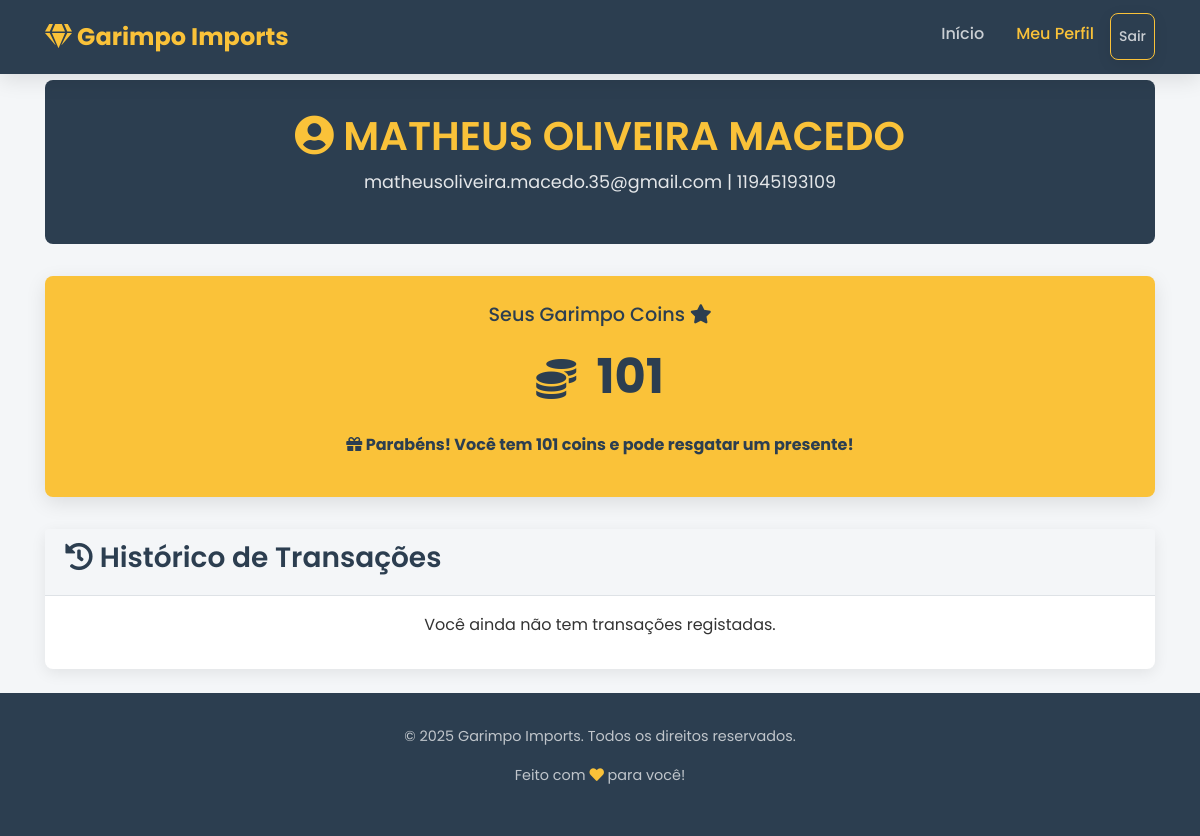
The page /cliente/perfil (signed in) on the database its author committed.
### app.py (models this page shows, shortened)
class Cliente(UserMixin, db.Model):
    id = db.Column(db.Integer, primary_key=True)
    nome = db.Column(db.String(100), nullable=False)
    email = db.Column(db.String(100), unique=True, nullable=False)
    telefone = db.Column(db.String(20), nullable=True)
    data_cadastro = db.Column(db.DateTime, default=datetime.utcnow)
    garimpo_coins = db.Column(db.Integer, default=0, nullable=False)
    password_hash = db.Column(db.String(256))
    transacoes = db.relationship('Transacao', backref='cliente_associado', lazy='dynamic', order_by="desc(Transacao.data_transacao)", cascade="all, delete-orphan")

### app.py (the view)
@cliente_bp.route('/perfil')
@cliente_login_required
def perfil_cliente():
    cliente = db.session.get(Cliente, session.get('cliente_id'))
    if not cliente:
        session.clear()
        return redirect(url_for('auth.login_cliente'))
    page = request.args.get('page', 1, type=int)
    transacoes_paginadas = cliente.transacoes.paginate(page=page, per_page=5)
    return render_template('cliente/perfil_cliente.html', cliente=cliente, transacoes_paginadas=transacoes_paginadas)

### app.py (called while the page is built, shortened)
@app.context_processor
def inject_global_vars():
    return dict(datetime=datetime)

def cliente_login_required(f):
    @wraps(f)
    def decorated_function(*args, **kwargs):
        if 'cliente_id' not in session:
            flash('Por favor, faça login para aceder a esta página.', 'info')
            return redirect(url_for('auth.login_cliente'))
        return f(*args, **kwargs)
    return decorated_function

@app.before_request
def before_first_request_funcs():
    if not getattr(app, 'db_initialized', False):
        with app.app_context():
            print("Executando inicialização do banco de dados pela primeira vez...")
            db_dir = os.path.dirname(db_file_path)
            if not os.path.exists(db_dir):
                try:
                    os.makedirs(db_dir)
                    print(f"Diretório do banco de dados criado em: {db_dir}")
                except OSError as e:
                    print(f"Erro ao criar diretório do banco de dados: {e}")
                    return
        app.db_initialized = True

### templates/cliente/perfil_cliente.html (shortened to what this page needs)
{% extends "base_layout.html" %}
{% block content %}
<div class="perfil-header">
    <h1><i class="fas fa-user-circle"></i> {{ cliente.nome }}</h1>
    <p>{{ cliente.email }}{% if cliente.telefone %} | {{ cliente.telefone }}{% endif %}</p>
</div>
<div class="garimpo-coins-display">
    <span class="coins-label">Seus Garimpo Coins <i class="fas fa-star" style="color: var(--cor-secundaria);"></i></span>
    <span class="coins-value"><i class="fas fa-coins"></i> {{ cliente.garimpo_coins }}</span>
    {% if cliente.garimpo_coins >= 10 %}
        <p class="mt-3 font-weight-bold" style="color: var(--cor-secundaria);"><i class="fas fa-gift"></i> Parabéns! Você tem {{ cliente.garimpo_coins }} coins e pode resgatar um presente!</p>
    {% else %}
        <p class="mt-3" style="color: var(--cor-secundaria);">Acumule 10 Garimpo Coins para ganhar um presente!</p>
    {% endif %}
</div>
<div class="historico-transacoes mt-4">
    <div class="card">
        <div class="card-header">
            <h3><i class="fas fa-history"></i> Histórico de Transações</h3>
        </div>
        <div class="card-body p-0">
            {% if transacoes_paginadas and transacoes_paginadas.items %}
                <ul class="list-group list-group-flush">
                    {% for transacao in transacoes_paginadas.items %}
                    <li class="list-group-item transacao-item">
                        <div class="transacao-info">
                            <div class="data-desc">
                                <span class="data">{{ transacao.data_transacao.strftime('%d/%m/%Y %H:%M') }}</span>
                                <span class="descricao">{{ transacao.descricao if transacao.descricao else 'Compra Registada' }}</span>
                            </div>
                            <div class="valor-pontos">
                                <span class="valor">R$ {{ "%.2f"|format(transacao.valor|float) }}</span>
                                <span class="pontos">+ {{ transacao.pontos_ganhos }} Garimpo Coin(s)</span>
                            </div>
                        </div>
                    </li>
                    {% endfor %}
                </ul>
                {% if transacoes_paginadas.pages > 1 %}
                <nav aria-label="Paginação de Transações" class="p-3">
                    <ul class="pagination justify-content-center mb-0">
                        {% if transacoes_paginadas.has_prev %}
                            <li class="page-item"><a class="page-link" href="{{ url_for('cliente.perfil_cliente', page=transacoes_paginadas.prev_num) }}"><i class="fas fa-chevron-left"></i></a></li>
                        {% else %}
                            <li class="page-item disabled"><span class="page-link"><i class="fas fa-chevron-left"></i></span></li>
                        {% endif %}
                        {% for page_num in transacoes_paginadas.iter_pages(left_edge=1, right_edge=1, left_current=2, right_current=2) %}
                            {% if page_num %}
                                {% if transacoes_paginadas.page == page_num %}
                                    <li class="page-item active"><span class="page-link">{{ page_num }}</span></li>
                                {% else %}
                                    <li class="page-item"><a class="page-link" href="{{ url_for('cliente.perfil_cliente', page=page_num) }}">{{ page_num }}</a></li>
                                {% endif %}
                            {% else %}
                                <li class="page-item disabled"><span class="page-link">...</span></li>
                            {% endif %}
                        {% endfor %}
                        {% if transacoes_paginadas.has_next %}
                            <li class="page-item"><a class="page-link" href="{{ url_for('cliente.perfil_cliente', page=transacoes_paginadas.next_num) }}"><i class="fas fa-chevron-right"></i></a></li>
                        {% else %}
                            <li class="page-item disabled"><span class="page-link"><i class="fas fa-chevron-right"></i></span></li>
                        {% endif %}
                    </ul>
                </nav>
                {% endif %}
            {% else %}
                <p class="text-center p-3">Você ainda não tem transações registadas.</p>
            {% endif %}
        </div>
    </div>
</div>
{% endblock %}

### static/css/style.css (style rules this page uses)
:root { --cor-principal: #fac239; --cor-principal-hover: #e7b02f; --cor-secundaria: #2c3e50; --cor-texto: #333; --cor-texto-claro: #f8f9fa; --cor-fundo: #f4f6f8; --cor-fundo-alt: #ffffff; --cor-borda: #dee2e6; --sombra-suave: 0 4px 15px rgba(0, 0, 0, 0.08); --sombra-media: 0 6px 20px rgba(0, 0, 0, 0.1); --border-radius-padrao: 0.5rem; --navbar-altura: 56px; }
body { font-family: 'Poppins', sans-serif; background-color: var(--cor-fundo); color: var(--cor-texto); line-height: 1.6; font-size: 16px; margin: 0; padding: 0; display: flex; flex-direction: column; min-height: 100vh; }
h1, h2, h3, h4, h5, h6 { font-weight: 600; color: var(--cor-secundaria); margin-top: 0; }
.card { border: none; border-radius: var(--border-radius-padrao); box-shadow: var(--sombra-suave); margin-bottom: 1.5rem; background-color: var(--cor-fundo-alt); }
.card-header { background-color: var(--cor-secundaria); color: var(--cor-texto-claro); font-weight: 600; border-bottom: 1px solid var(--cor-borda); border-top-left-radius: var(--border-radius-padrao); border-top-right-radius: var(--border-radius-padrao); }
.card-body { padding: 1.5rem; }
.perfil-header { background-color: var(--cor-secundaria); color: var(--cor-texto-claro); padding: 2rem; border-radius: var(--border-radius-padrao); margin-bottom: 2rem; text-align: center; }
.perfil-header h1 { color: var(--cor-principal); margin-bottom: 0.5rem; }
.perfil-header p { font-size: 1.1rem; opacity: 0.9; }
.garimpo-coins-display { background-color: var(--cor-principal); color: var(--cor-secundaria); padding: 1.5rem; border-radius: var(--border-radius-padrao); text-align: center; margin-bottom: 2rem; box-shadow: var(--sombra-media); }
.garimpo-coins-display .coins-label { font-size: 1.2rem; font-weight: 500; display: block; margin-bottom: 0.5rem; }
.garimpo-coins-display .coins-value { font-size: 3rem; font-weight: 700; display: block; }
.garimpo-coins-display .fas.fa-coins { font-size: 2.5rem; margin-right: 10px; vertical-align: middle; }
.historico-transacoes .card-header { background-color: var(--cor-fundo); color: var(--cor-secundaria); }

### rows shown on the page
Cliente: nome "MATHEUS OLIVEIRA MACEDO", email "matheusoliveira.macedo.35@gmail.com", telefone "11945193109", garimpo_coins "101"
